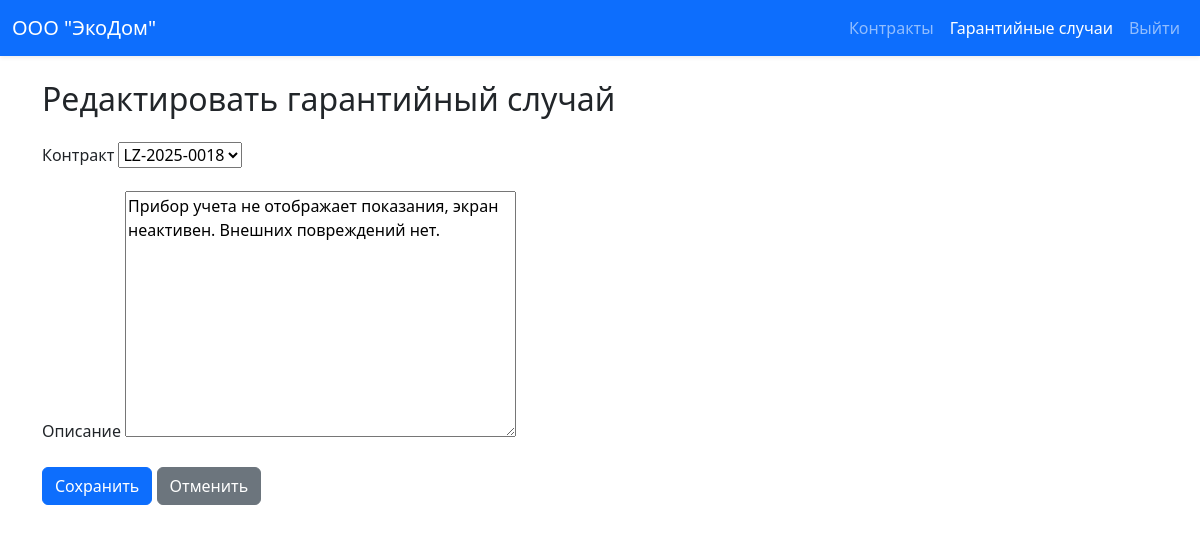
Page /warranty/1/edit/ (signed in) on the committed database.
### leasing/models.py (models this page shows, shortened)
class Profile(models.Model):
    ROLE_CHOICES = [
        ('LR', 'Lessor'),
        ('LE', 'Lessee'),
        ('SE', 'Seller'),
        ('AD', 'Admin')
    ]
    user = models.OneToOneField(
        User,
        related_name='profile',
        on_delete=models.CASCADE
    )
    display_name = models.CharField(
        max_length=200,
        blank=True,
        null=True
    )
    role = models.CharField(
        max_length=2,
        choices=ROLE_CHOICES
    )

class WarrantyCase(models.Model):
    STATUS_CHOICES = [
        ('CR', 'Создан'),
        ('IW', 'В процесссе'),
        ('CO', 'Решен'),
    ]
    contract = models.ForeignKey(
        Contract,
        related_name='warranty_cases',
        on_delete=models.CASCADE
    )
    description = models.TextField()
    created = models.DateTimeField(auto_now_add=True)
    resolved = models.CharField(
        max_length=2,
        choices=STATUS_CHOICES,
        default='CR'
    )

### leasing/views.py (the view)
# urls.py: path('warranty/<int:pk>/edit/', views.edit_warranty, name='edit_warranty'),
@login_required
def edit_warranty(request, pk=None):
    user = request.user
    company_name = user.profile.display_name
    is_new = True
    warranty = None
    if pk:
        warranty = get_object_or_404(WarrantyCase, pk=pk)
        is_new = False
    if request.user.profile.role != 'LE':
        return HttpResponseForbidden("You don't have permission to add warranty cases.")
    if request.method == 'POST':
        form = WarrantyCaseForm(request.POST, user=user, instance=warranty)
        if form.is_valid():
            warranty = form.save()
            return redirect('list_warranty')
    form = WarrantyCaseForm(user=user, instance=warranty)
    return render(
        request,
        'warranty/edit.html',
        {
            'form': form,
            'is_new': is_new,
            'company_name': company_name,
            'section': 'warranty',
        }
    )

### leasing/forms.py
class WarrantyCaseForm(forms.ModelForm):
    class Meta:
        model = WarrantyCase
        fields = ['contract', 'description']
    def __init__(self, *args, **kwargs):
        self.user = kwargs.pop('user', None)
        super().__init__(*args, **kwargs)
        if self.user:
            self.fields['contract'].queryset = Contract.objects.filter(lessee=self.user)
            self.fields['contract'].label_from_instance = lambda obj: str(obj)

### leasing/models.py (called while the page is built)
    def __str__(self):
        return self.number

### leasing/templates/warranty/edit.html (shortened to what this page needs)
{% extends 'base.html' %}
{% block content %}
<div class="container mt-4">
    <h2 class="mb-4">
        {% if is_new %}Добавить гарантийный случай{% else %}Редактировать гарантийный случай{% endif %}
    </h2>
    <form method="post">
        <div class="mb-3">
            <label for="id_contract" class="form-label">Контракт</label>
            {{ form.contract }}
        </div>
        <div class="mb-3">
            <label for="id_description" class="form-label">Описание</label>
            {{ form.description }}
        </div>
        <button type="submit" class="btn btn-primary">
            Сохранить
        </button>
        <a href="{% url 'list_warranty' %}" class="btn btn-secondary">Отменить</a>
    </form>
</div>
{% endblock %}

### leasing/templates/includes/header.html (shortened to what this page needs)
<nav class="navbar navbar-expand-lg navbar-dark bg-primary shadow-sm">
    <div class="container-fluid">
        <a class="navbar-brand" href="#">
            {{ company_name }}
        </a>
        <div class="collapse navbar-collapse" id="navbarNav">
            <ul class="navbar-nav ms-auto">
                <li class="nav-item">
                    <a class="nav-link {% if section == 'contract' %}active{% endif %}" href="{% url 'list_contract' %}">Контракты</a>
                </li>
                <li class="nav-item">
                    <a class="nav-link {% if section == 'warranty' %}active{% endif %}" href="{% url 'list_warranty' %}">Гарантийные случаи</a>
                </li>
                <li class="nav-item">
                    <a class="nav-link" href="{% url 'logout' %}">Выйти</a>
                </li>
            </ul>
        </div>
    </div>
</nav>

### rows in the picture
Profile: display_name "ООО \"ЭкоДом\""
WarrantyCase: contract "LZ-2025-0018", description "Прибор учета не отображает показания, экран неактивен. Внешних повреждений нет."
